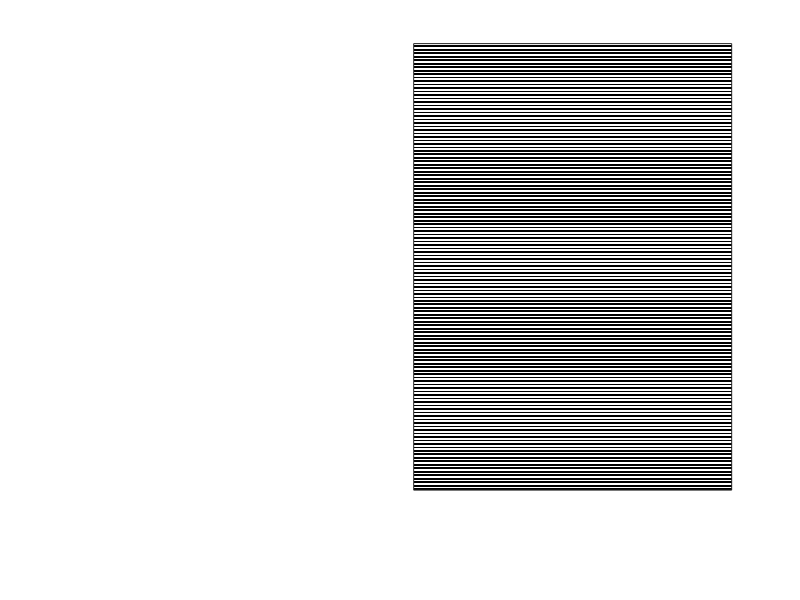

Write MATLAB code to recreate this figure. (Note: this script raises an error after producing the figure.)
% Gama : Compute the gama of your screen
% GAMA() : Principal function which use sub function Gama2
%
% by Cecile Bordier
% last modification :  29/01/2003
%

function  Gama()
  cycle=input('Number of test : ' );
  %Create grataing image
  image_test1=256*ones(256,256);
  for i=1:256
    if(mod(i,2)==0)
      image_test1(i,:)=1;
    end
  end
  image_test=double(image_test1);
  
  %Create test image
  image1=double(175*ones(256,256));
  
  %Create and display window
  f=figure('Color',[0 0 0],'Position',[0 100 644 344]);
  set(f,'MenuBar', 'none');
  colormap(gray(256))
  
  a = axes('Units', 'pixels', ...
      'Position', [334 64 256 256], ...
      'Box','on');
  
  %Display grataing image 
  image(image_test);
  set(a,'XTick',[], 'YTick',[]);
  
  val1=175;
  titre=strcat('Gama estimation program');
  set(f,'Name',titre);
  
  mat=-1*ones(cycle,4);
  %launch the function gama2
  valf=Gama2(f,'0',val1,mat,1,1);
 
 
 











